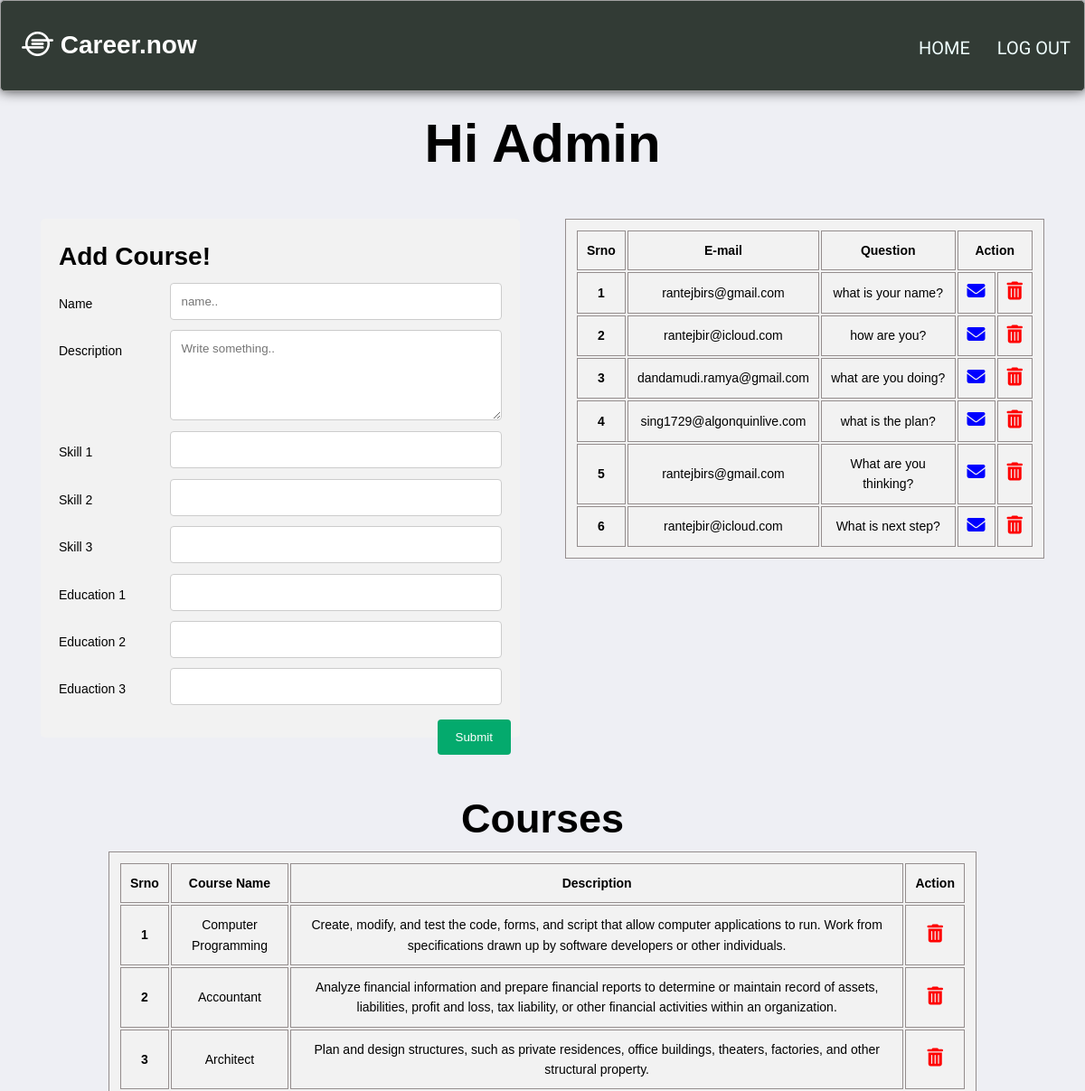
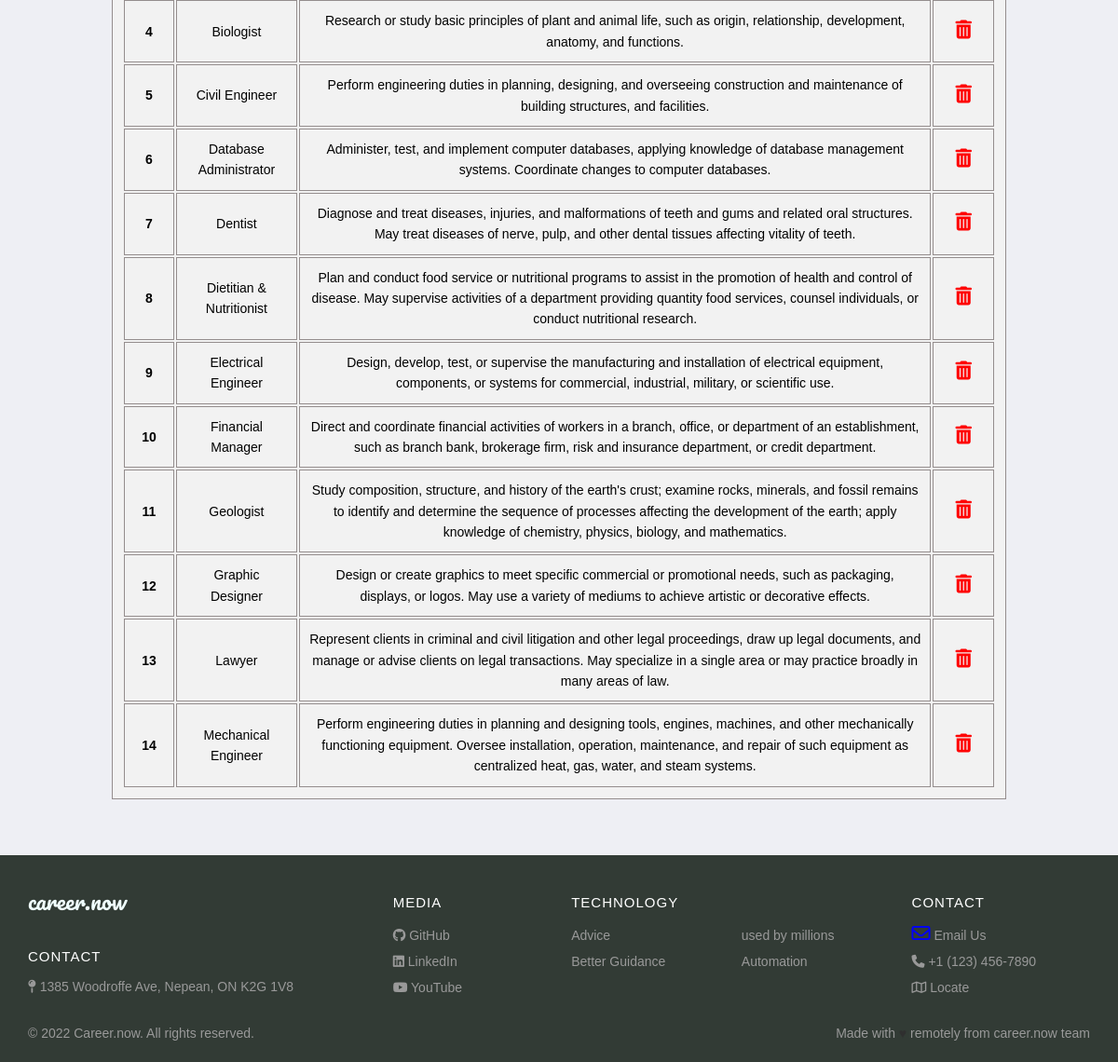
The page /admin.php (signed in) on the database its author committed (2 pictures, top to bottom).
### tables this page shows
CREATE TABLE `question` (
  `id` int(11) NOT NULL,
  `email` varchar(50) NOT NULL,
  `query` varchar(250) NOT NULL
);

CREATE TABLE `career_tb` (
  `id` int(11) NOT NULL,
  `name` varchar(25) NOT NULL,
  `descr` varchar(500) NOT NULL,
  `skill1` varchar(50) NOT NULL,
  `skill2` varchar(50) NOT NULL,
  `skill3` varchar(50) NOT NULL,
  `edu1` varchar(50) NOT NULL,
  `edu2` varchar(50) NOT NULL,
  `edu3` varchar(50) NOT NULL
);

### admin.php (the view, shortened to what this page needs)
<!doctype html>
<html lang="en">
<head>
    <link rel="stylesheet" href="style.css">
    <link rel="stylesheet" href="https://cdnjs.cloudflare.com/ajax/libs/font-awesome/6.1.2/css/all.min.css" />
</head>
<body>
    <header class="header-nav">
	    <h1 class="logo-header1"><a href="index.php"><i class="fa-brands fa-ioxhost"></i> Career.now</a></h1>
        <ul class="main-nav">
          <li><a href="admin.php">Home</a></li>
          <li><a href="logout.php">log out</a></li>
        </ul>
	</header>
    <div class="admin-head">
        <h1>Hi Admin</h1>
    </div>
    <div class="wrapper-c">
        <div class="cards_wrap-c">
            <div class="card_item-c">
                    <div class="admin-header">
                        <h1 class="text-success">Add  Course!</h1>
                        <form action="course_admin_action_page.php" method="post">
                            <div class="row">
                                <div class="col-25">
                                    <label for="fname">Name</label>
                                </div>
                                <div class="col-75">
                                    <input type="text" id="fname" name="firstname" placeholder="name..">
                                </div>
                            </div>
                            <div class="row">
                                <div class="col-25">
                                    <label for="Description">Description</label>
                                </div>
                                <div class="col-75">
                                    <textarea id="Description" name="Description" placeholder="Write something.." style="height:100px"></textarea>
                                </div>
                            </div>
                            <div class="row">
                                <div class="col-25">
                                    <label for="fname">Skill 1</label>
                                </div>
                                <div class="col-75">
                                    <input type="text" id="sk1" name="sk1" placeholder="">
                                 </div>
                            </div>
                            <div class="row">
                                <div class="col-25">
                                    <label for="fname">Skill 2</label>
                                </div>
                                <div class="col-75">
                                    <input type="text" id="sk2" name="sk2" placeholder="">
                                </div>
                            </div>
                            <div class="row">
                                <div class="col-25">
                                    <label for="fname">Skill 3</label>
                                </div>
                                <div class="col-75">
                                    <input type="text" id="sk3" name="sk3" placeholder="">
                                </div>
                            </div>
                            <div class="row">
                                <div class="col-25">
                                    <label for="fname">Education 1</label>
                                </div>
                                <div class="col-75">
                                    <input type="text" id="edu1" name="edu1" placeholder="">
                                </div>
                            </div>
                            <div class="row">
                                <div class="col-25">
                                    <label for="fname">Education 2</label>
                                </div>
                                <div class="col-75">
                                    <input type="text" id="edu2" name="edu2" placeholder="">
                                </div>
                            </div>
                            <div class="row">
                                <div class="col-25">
                                    <label for="fname">Eduaction 3</label>
                                </div>
                                <div class="col-75">
                                    <input type="text" id="edu3" name="edu3" placeholder="">
                                </div>
                            </div>
                            <div class="row-btn">
                                <input type="submit" value="Submit">
                            </div>
                        </form>
                    </div>
                </div>
                <div class="card_item-c">
                    <table class="table table-bordered">
                        <tr>
                            <th>Srno</th>
                            <th>E-mail</th>
                            <th>Question</th>
                            <th colspan="2">Action</th>
                        </tr>
                        <?php
                            include ("connection.php");
                            $select = "SELECT * FROM `question`";
                            $res = mysqli_query($connection,$select);
                            $num = 1;
                            while($row = mysqli_fetch_array($res)){
                                echo "<tr>";
                                echo "<th>".$num."</th>";
                                echo "<td>".$row['email']."</td>";
                                echo "<td>".$row['query']."</td>";
                                echo "<td><a href = 'mailto:".$row['email']."' ><i class='fa-solid fa-envelope'></i></a></td>";
                                echo "<td><a href='deleteQues.php?id=".$row['id']."'><i class='fa fa-trash-alt text-danger'></i></a></td>";
                                echo "</tr>";
                                $num++;
                            }
                        ?>
                    </table>
                </div>
            </div>
            <div class="table2">
                <h1 >Courses</h1>
                <table class="table table-bordered">
                    <tr>
                        <th>Srno</th>
                        <th>Course Name</th>
                        <th>Description</th>
                        <th colspan="2">Action</th>
                    </tr>
                    <?php
                        include ("connection.php");
                        $select = "SELECT * FROM `career_tb`";
                        $res = mysqli_query($connection,$select);
                        $num = 1;
                        while($row = mysqli_fetch_array($res)){
                            echo "<tr>";
                            echo "<th>".$num."</th>";
                            echo "<td>".$row['name']."</td>";
                            echo "<td>".$row['descr']."</td>";
                            echo "<td><a href='deletecar.php?id=".$row['id']."'><i class='fa fa-trash-alt text-danger'></i></a></td>";
                            echo "</tr>";
                            $num++;
                        }
                    ?>
                </table>
            </div>
        </div>
<?php include("footer.php"); ?>
</body>
</html>

### footer.php
<footer class="footer">
        <div class="footer__addr">
          <h1 class="footer__logo">Career.now</h1>
          <h2>Contact</h2>
          <address>
            <i class="fa-solid fa-map-pin"></i> 1385 Woodroffe Ave, Nepean, ON K2G 1V8<br>
          </address>
        </div>
        <ul class="footer__nav">
          <li class="nav__item">
            <h2 class="nav__title">Media</h2>
            <ul class="nav__ul">
              <li>
                <a href="https://github.com/"><i class="fa-brands fa-github"></i> GitHub</a>
              </li>
              <li>
                <a href="https://www.linkedin.com/feed/"><i class="fa-brands fa-linkedin"></i> LinkedIn </a>
              </li>
              <li>
                <a href="https://www.youtube.com/"><i class="fa-brands fa-youtube"></i> YouTube </a>
              </li>
            </ul>
          </li>
          <li class="nav__item nav__item--extra">
            <h2 class="nav__title">Technology</h2>
            <ul class="nav__ul nav__ul--extra">
              <li>
                <a href="#">Advice</a>
              </li>
              <li>
                <a href="#">Better Guidance</a>
              </li>
              <li>
                <a href="#">used by millions</a>
              </li>
              <li>
                <a href="#">Automation</a>
              </li>
            </ul>
          </li>
          <li class="nav__item">
            <h2 class="nav__title">Contact</h2>
            <ul class="nav__ul">
              <li>
                <a class="" href="mailto:example@gmail.com"><i class="fa-regular fa-envelope"></i> Email Us</a>
              </li>
              <li>
                <a href="#"><i class="fa-solid fa-phone"></i> +1 (123) 456-7890</a>
              </li>
              <li>
                <a href="https://www.google.com/maps/place/Algonquin+College+Ottawa+Campus/@45.3499278,-75.7571255,17z/data=!3m1!4b1!4m5!3m4!1s0x4cce0718cc4a6ad7:0xc6cc467725843e2b!8m2!3d45.3499278!4d-75.7549368"><i class="fa-regular fa-map"></i> Locate</a>
              </li>
            </ul>
          </li>
        </ul>
        <div class="legal">
          <p>&copy; 2022 Career.now. All rights reserved.</p>
          <div class="legal__links">
            <span>Made with <span class="heart">♥</span> remotely from career.now team</span>
          </div>
        </div>
      </footer>

### rows shown on the page
question: email "rantejbirs@gmail.com", query "what is your name?"
question: email "rantejbir@icloud.com", query "how are you?"
question: email "dandamudi.ramya@gmail.com", query "what are you doing?"
question: email "sing1729@algonquinlive.com", query "what is the plan?"
question: email "rantejbirs@gmail.com", query "What are you thinking?"
question: email "rantejbir@icloud.com", query "What is next step?"
career_tb: name "Computer Programming", descr "Create, modify, and test the code, forms, and script that allow computer applications to run. Work from specifications drawn up by software developers or other individuals."
career_tb: name "Accountant", descr "Analyze financial information and prepare financial reports to determine or maintain record of assets, liabilities, profit and loss, tax liability, or other financial activities within an organization."
career_tb: name "Architect", descr "Plan and design structures, such as private residences, office buildings, theaters, factories, and other structural property."
career_tb: name "Biologist", descr "Research or study basic principles of plant and animal life, such as origin, relationship, development, anatomy, and functions."
career_tb: name "Civil Engineer", descr "Perform engineering duties in planning, designing, and overseeing construction and maintenance of building structures, and facilities."
career_tb: name "Database Administrator", descr "Administer, test, and implement computer databases, applying knowledge of database management systems. Coordinate changes to computer databases."
career_tb: name "Dentist", descr "Diagnose and treat diseases, injuries, and malformations of teeth and gums and related oral structures. May treat diseases of nerve, pulp, and other dental tissues affecting vitality of teeth."
career_tb: name "Dietitian & Nutritionist", descr "Plan and conduct food service or nutritional programs to assist in the promotion of health and control of disease. May supervise activities of a department providing quantity food services, counsel individuals, or conduct nutritional research."
career_tb: name "Electrical Engineer", descr "Design, develop, test, or supervise the manufacturing and installation of electrical equipment, components, or systems for commercial, industrial, military, or scientific use."
career_tb: name "Financial Manager", descr "Direct and coordinate financial activities of workers in a branch, office, or department of an establishment, such as branch bank, brokerage firm, risk and insurance department, or credit department."
career_tb: name "Geologist", descr "Study composition, structure, and history of the earth's crust; examine rocks, minerals, and fossil remains to identify and determine the sequence of processes affecting the development of the earth; apply knowledge of chemistry, physics, biology, and mathematics."
career_tb: name "Graphic Designer", descr "Design or create graphics to meet specific commercial or promotional needs, such as packaging, displays, or logos. May use a variety of mediums to achieve artistic or decorative effects."
career_tb: name "Lawyer", descr "Represent clients in criminal and civil litigation and other legal proceedings, draw up legal documents, and manage or advise clients on legal transactions. May specialize in a single area or may practice broadly in many areas of law."
career_tb: name "Mechanical Engineer", descr "Perform engineering duties in planning and designing tools, engines, machines, and other mechanically functioning equipment. Oversee installation, operation, maintenance, and repair of such equipment as centralized heat, gas, water, and steam systems."
